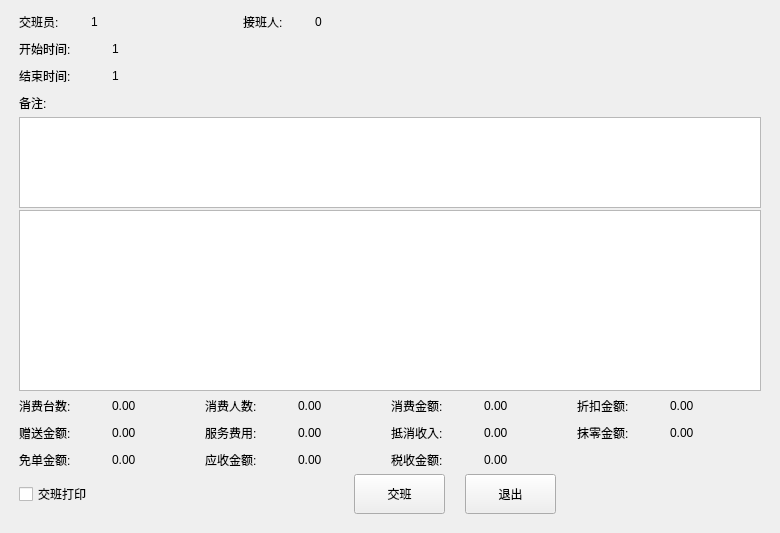
<?xml version="1.0" encoding="UTF-8"?>
<ui version="4.0">
 <class>shift_work</class>
 <widget class="QDialog" name="shift_work">
  <property name="geometry">
   <rect>
    <x>0</x>
    <y>0</y>
    <width>764</width>
    <height>533</height>
   </rect>
  </property>
  <property name="windowTitle">
   <string>Dialog</string>
  </property>
  <layout class="QVBoxLayout" name="verticalLayout_2">
   <property name="spacing">
    <number>2</number>
   </property>
   <property name="leftMargin">
    <number>9</number>
   </property>
   <property name="topMargin">
    <number>9</number>
   </property>
   <property name="rightMargin">
    <number>9</number>
   </property>
   <property name="bottomMargin">
    <number>9</number>
   </property>
   <item>
    <layout class="QVBoxLayout" name="verticalLayout" stretch="0,0,0,0,1,2,0,0">
     <property name="spacing">
      <number>2</number>
     </property>
     <property name="leftMargin">
      <number>10</number>
     </property>
     <property name="rightMargin">
      <number>10</number>
     </property>
     <property name="bottomMargin">
      <number>10</number>
     </property>
     <item>
      <layout class="QHBoxLayout" name="horizontalLayout">
       <property name="spacing">
        <number>2</number>
       </property>
       <item>
        <widget class="QLabel" name="label_2">
         <property name="sizePolicy">
          <sizepolicy hsizetype="Fixed" vsizetype="Fixed">
           <horstretch>0</horstretch>
           <verstretch>0</verstretch>
          </sizepolicy>
         </property>
         <property name="minimumSize">
          <size>
           <width>70</width>
           <height>25</height>
          </size>
         </property>
         <property name="text">
          <string>交班员:</string>
         </property>
        </widget>
       </item>
       <item>
        <widget class="QLabel" name="label_3">
         <property name="sizePolicy">
          <sizepolicy hsizetype="Fixed" vsizetype="Fixed">
           <horstretch>0</horstretch>
           <verstretch>0</verstretch>
          </sizepolicy>
         </property>
         <property name="minimumSize">
          <size>
           <width>150</width>
           <height>25</height>
          </size>
         </property>
         <property name="text">
          <string>1</string>
         </property>
        </widget>
       </item>
       <item>
        <widget class="QLabel" name="label_4">
         <property name="sizePolicy">
          <sizepolicy hsizetype="Fixed" vsizetype="Fixed">
           <horstretch>0</horstretch>
           <verstretch>0</verstretch>
          </sizepolicy>
         </property>
         <property name="minimumSize">
          <size>
           <width>70</width>
           <height>25</height>
          </size>
         </property>
         <property name="text">
          <string>接班人:</string>
         </property>
        </widget>
       </item>
       <item>
        <widget class="QLabel" name="label_5">
         <property name="sizePolicy">
          <sizepolicy hsizetype="Fixed" vsizetype="Fixed">
           <horstretch>0</horstretch>
           <verstretch>0</verstretch>
          </sizepolicy>
         </property>
         <property name="minimumSize">
          <size>
           <width>150</width>
           <height>25</height>
          </size>
         </property>
         <property name="text">
          <string>0</string>
         </property>
        </widget>
       </item>
       <item>
        <spacer name="horizontalSpacer_4">
         <property name="orientation">
          <enum>Qt::Horizontal</enum>
         </property>
         <property name="sizeHint" stdset="0">
          <size>
           <width>40</width>
           <height>20</height>
          </size>
         </property>
        </spacer>
       </item>
      </layout>
     </item>
     <item>
      <layout class="QHBoxLayout" name="horizontalLayout_3">
       <property name="spacing">
        <number>2</number>
       </property>
       <item>
        <widget class="QLabel" name="label_6">
         <property name="sizePolicy">
          <sizepolicy hsizetype="Fixed" vsizetype="Fixed">
           <horstretch>0</horstretch>
           <verstretch>0</verstretch>
          </sizepolicy>
         </property>
         <property name="minimumSize">
          <size>
           <width>91</width>
           <height>25</height>
          </size>
         </property>
         <property name="text">
          <string>开始时间:</string>
         </property>
        </widget>
       </item>
       <item>
        <widget class="QLabel" name="label_7">
         <property name="sizePolicy">
          <sizepolicy hsizetype="Expanding" vsizetype="Fixed">
           <horstretch>0</horstretch>
           <verstretch>0</verstretch>
          </sizepolicy>
         </property>
         <property name="minimumSize">
          <size>
           <width>150</width>
           <height>25</height>
          </size>
         </property>
         <property name="text">
          <string>1</string>
         </property>
        </widget>
       </item>
       <item>
        <spacer name="horizontalSpacer_3">
         <property name="orientation">
          <enum>Qt::Horizontal</enum>
         </property>
         <property name="sizeHint" stdset="0">
          <size>
           <width>40</width>
           <height>20</height>
          </size>
         </property>
        </spacer>
       </item>
      </layout>
     </item>
     <item>
      <layout class="QHBoxLayout" name="horizontalLayout_4">
       <property name="spacing">
        <number>2</number>
       </property>
       <item>
        <widget class="QLabel" name="label_9">
         <property name="sizePolicy">
          <sizepolicy hsizetype="Fixed" vsizetype="Fixed">
           <horstretch>0</horstretch>
           <verstretch>0</verstretch>
          </sizepolicy>
         </property>
         <property name="minimumSize">
          <size>
           <width>91</width>
           <height>25</height>
          </size>
         </property>
         <property name="text">
          <string>结束时间:</string>
         </property>
        </widget>
       </item>
       <item>
        <widget class="QLabel" name="label_8">
         <property name="sizePolicy">
          <sizepolicy hsizetype="Expanding" vsizetype="Fixed">
           <horstretch>0</horstretch>
           <verstretch>0</verstretch>
          </sizepolicy>
         </property>
         <property name="minimumSize">
          <size>
           <width>150</width>
           <height>25</height>
          </size>
         </property>
         <property name="text">
          <string>1</string>
         </property>
        </widget>
       </item>
       <item>
        <spacer name="horizontalSpacer_5">
         <property name="orientation">
          <enum>Qt::Horizontal</enum>
         </property>
         <property name="sizeHint" stdset="0">
          <size>
           <width>40</width>
           <height>20</height>
          </size>
         </property>
        </spacer>
       </item>
      </layout>
     </item>
     <item>
      <layout class="QHBoxLayout" name="horizontalLayout_5">
       <property name="spacing">
        <number>2</number>
       </property>
       <item>
        <widget class="QLabel" name="label_11">
         <property name="sizePolicy">
          <sizepolicy hsizetype="Fixed" vsizetype="Fixed">
           <horstretch>0</horstretch>
           <verstretch>0</verstretch>
          </sizepolicy>
         </property>
         <property name="minimumSize">
          <size>
           <width>91</width>
           <height>25</height>
          </size>
         </property>
         <property name="text">
          <string>备注:</string>
         </property>
        </widget>
       </item>
       <item>
        <widget class="QLabel" name="label_10">
         <property name="sizePolicy">
          <sizepolicy hsizetype="Expanding" vsizetype="Fixed">
           <horstretch>0</horstretch>
           <verstretch>0</verstretch>
          </sizepolicy>
         </property>
         <property name="minimumSize">
          <size>
           <width>150</width>
           <height>25</height>
          </size>
         </property>
         <property name="text">
          <string/>
         </property>
        </widget>
       </item>
       <item>
        <spacer name="horizontalSpacer_6">
         <property name="orientation">
          <enum>Qt::Horizontal</enum>
         </property>
         <property name="sizeHint" stdset="0">
          <size>
           <width>40</width>
           <height>20</height>
          </size>
         </property>
        </spacer>
       </item>
      </layout>
     </item>
     <item>
      <widget class="lds_tableView" name="tableView"/>
     </item>
     <item>
      <widget class="lds_tableView" name="tableView_2"/>
     </item>
     <item>
      <layout class="QGridLayout" name="gridLayout_2">
       <property name="spacing">
        <number>2</number>
       </property>
       <item row="0" column="0">
        <widget class="QLabel" name="label_12">
         <property name="sizePolicy">
          <sizepolicy hsizetype="Fixed" vsizetype="Fixed">
           <horstretch>0</horstretch>
           <verstretch>0</verstretch>
          </sizepolicy>
         </property>
         <property name="minimumSize">
          <size>
           <width>91</width>
           <height>25</height>
          </size>
         </property>
         <property name="text">
          <string>消费台数:</string>
         </property>
        </widget>
       </item>
       <item row="0" column="1">
        <widget class="QLabel" name="label_13">
         <property name="sizePolicy">
          <sizepolicy hsizetype="Fixed" vsizetype="Fixed">
           <horstretch>0</horstretch>
           <verstretch>0</verstretch>
          </sizepolicy>
         </property>
         <property name="minimumSize">
          <size>
           <width>91</width>
           <height>25</height>
          </size>
         </property>
         <property name="text">
          <string>0.00</string>
         </property>
        </widget>
       </item>
       <item row="0" column="2">
        <widget class="QLabel" name="label_14">
         <property name="sizePolicy">
          <sizepolicy hsizetype="Fixed" vsizetype="Fixed">
           <horstretch>0</horstretch>
           <verstretch>0</verstretch>
          </sizepolicy>
         </property>
         <property name="minimumSize">
          <size>
           <width>91</width>
           <height>25</height>
          </size>
         </property>
         <property name="text">
          <string>消费人数:</string>
         </property>
        </widget>
       </item>
       <item row="0" column="3">
        <widget class="QLabel" name="label_15">
         <property name="sizePolicy">
          <sizepolicy hsizetype="Fixed" vsizetype="Fixed">
           <horstretch>0</horstretch>
           <verstretch>0</verstretch>
          </sizepolicy>
         </property>
         <property name="minimumSize">
          <size>
           <width>91</width>
           <height>25</height>
          </size>
         </property>
         <property name="text">
          <string>0.00</string>
         </property>
        </widget>
       </item>
       <item row="0" column="4">
        <widget class="QLabel" name="label_16">
         <property name="sizePolicy">
          <sizepolicy hsizetype="Fixed" vsizetype="Fixed">
           <horstretch>0</horstretch>
           <verstretch>0</verstretch>
          </sizepolicy>
         </property>
         <property name="minimumSize">
          <size>
           <width>91</width>
           <height>25</height>
          </size>
         </property>
         <property name="text">
          <string>消费金额:</string>
         </property>
        </widget>
       </item>
       <item row="0" column="5">
        <widget class="QLabel" name="label_17">
         <property name="sizePolicy">
          <sizepolicy hsizetype="Fixed" vsizetype="Fixed">
           <horstretch>0</horstretch>
           <verstretch>0</verstretch>
          </sizepolicy>
         </property>
         <property name="minimumSize">
          <size>
           <width>91</width>
           <height>25</height>
          </size>
         </property>
         <property name="text">
          <string>0.00</string>
         </property>
        </widget>
       </item>
       <item row="0" column="6">
        <widget class="QLabel" name="label_18">
         <property name="sizePolicy">
          <sizepolicy hsizetype="Fixed" vsizetype="Fixed">
           <horstretch>0</horstretch>
           <verstretch>0</verstretch>
          </sizepolicy>
         </property>
         <property name="minimumSize">
          <size>
           <width>91</width>
           <height>25</height>
          </size>
         </property>
         <property name="text">
          <string>折扣金额:</string>
         </property>
        </widget>
       </item>
       <item row="0" column="7">
        <widget class="QLabel" name="label_19">
         <property name="sizePolicy">
          <sizepolicy hsizetype="Fixed" vsizetype="Fixed">
           <horstretch>0</horstretch>
           <verstretch>0</verstretch>
          </sizepolicy>
         </property>
         <property name="minimumSize">
          <size>
           <width>91</width>
           <height>25</height>
          </size>
         </property>
         <property name="text">
          <string>0.00</string>
         </property>
        </widget>
       </item>
       <item row="1" column="0">
        <widget class="QLabel" name="label_21">
         <property name="sizePolicy">
          <sizepolicy hsizetype="Fixed" vsizetype="Fixed">
           <horstretch>0</horstretch>
           <verstretch>0</verstretch>
          </sizepolicy>
         </property>
         <property name="minimumSize">
          <size>
           <width>91</width>
           <height>25</height>
          </size>
         </property>
         <property name="text">
          <string>赠送金额:</string>
         </property>
        </widget>
       </item>
       <item row="1" column="1">
        <widget class="QLabel" name="label_23">
         <property name="sizePolicy">
          <sizepolicy hsizetype="Fixed" vsizetype="Fixed">
           <horstretch>0</horstretch>
           <verstretch>0</verstretch>
          </sizepolicy>
         </property>
         <property name="minimumSize">
          <size>
           <width>91</width>
           <height>25</height>
          </size>
         </property>
         <property name="text">
          <string>0.00</string>
         </property>
        </widget>
       </item>
       <item row="1" column="2">
        <widget class="QLabel" name="label_20">
         <property name="sizePolicy">
          <sizepolicy hsizetype="Fixed" vsizetype="Fixed">
           <horstretch>0</horstretch>
           <verstretch>0</verstretch>
          </sizepolicy>
         </property>
         <property name="minimumSize">
          <size>
           <width>91</width>
           <height>25</height>
          </size>
         </property>
         <property name="text">
          <string>服务费用:</string>
         </property>
        </widget>
       </item>
       <item row="1" column="3">
        <widget class="QLabel" name="label_27">
         <property name="sizePolicy">
          <sizepolicy hsizetype="Fixed" vsizetype="Fixed">
           <horstretch>0</horstretch>
           <verstretch>0</verstretch>
          </sizepolicy>
         </property>
         <property name="minimumSize">
          <size>
           <width>91</width>
           <height>25</height>
          </size>
         </property>
         <property name="text">
          <string>0.00</string>
         </property>
        </widget>
       </item>
       <item row="1" column="4">
        <widget class="QLabel" name="label_24">
         <property name="sizePolicy">
          <sizepolicy hsizetype="Fixed" vsizetype="Fixed">
           <horstretch>0</horstretch>
           <verstretch>0</verstretch>
          </sizepolicy>
         </property>
         <property name="minimumSize">
          <size>
           <width>91</width>
           <height>25</height>
          </size>
         </property>
         <property name="text">
          <string>抵消收入:</string>
         </property>
        </widget>
       </item>
       <item row="1" column="5">
        <widget class="QLabel" name="label_25">
         <property name="sizePolicy">
          <sizepolicy hsizetype="Fixed" vsizetype="Fixed">
           <horstretch>0</horstretch>
           <verstretch>0</verstretch>
          </sizepolicy>
         </property>
         <property name="minimumSize">
          <size>
           <width>91</width>
           <height>25</height>
          </size>
         </property>
         <property name="text">
          <string>0.00</string>
         </property>
        </widget>
       </item>
       <item row="1" column="6">
        <widget class="QLabel" name="label_26">
         <property name="sizePolicy">
          <sizepolicy hsizetype="Fixed" vsizetype="Fixed">
           <horstretch>0</horstretch>
           <verstretch>0</verstretch>
          </sizepolicy>
         </property>
         <property name="minimumSize">
          <size>
           <width>91</width>
           <height>25</height>
          </size>
         </property>
         <property name="text">
          <string>抹零金额:</string>
         </property>
        </widget>
       </item>
       <item row="1" column="7">
        <widget class="QLabel" name="label_22">
         <property name="sizePolicy">
          <sizepolicy hsizetype="Fixed" vsizetype="Fixed">
           <horstretch>0</horstretch>
           <verstretch>0</verstretch>
          </sizepolicy>
         </property>
         <property name="minimumSize">
          <size>
           <width>91</width>
           <height>25</height>
          </size>
         </property>
         <property name="text">
          <string>0.00</string>
         </property>
        </widget>
       </item>
       <item row="2" column="0">
        <widget class="QLabel" name="label_29">
         <property name="sizePolicy">
          <sizepolicy hsizetype="Fixed" vsizetype="Fixed">
           <horstretch>0</horstretch>
           <verstretch>0</verstretch>
          </sizepolicy>
         </property>
         <property name="minimumSize">
          <size>
           <width>91</width>
           <height>25</height>
          </size>
         </property>
         <property name="text">
          <string>免单金额:</string>
         </property>
        </widget>
       </item>
       <item row="2" column="1">
        <widget class="QLabel" name="label_31">
         <property name="sizePolicy">
          <sizepolicy hsizetype="Fixed" vsizetype="Fixed">
           <horstretch>0</horstretch>
           <verstretch>0</verstretch>
          </sizepolicy>
         </property>
         <property name="minimumSize">
          <size>
           <width>91</width>
           <height>25</height>
          </size>
         </property>
         <property name="text">
          <string>0.00</string>
         </property>
        </widget>
       </item>
       <item row="2" column="2">
        <widget class="QLabel" name="label_28">
         <property name="sizePolicy">
          <sizepolicy hsizetype="Fixed" vsizetype="Fixed">
           <horstretch>0</horstretch>
           <verstretch>0</verstretch>
          </sizepolicy>
         </property>
         <property name="minimumSize">
          <size>
           <width>91</width>
           <height>25</height>
          </size>
         </property>
         <property name="text">
          <string>应收金额:</string>
         </property>
        </widget>
       </item>
       <item row="2" column="3">
        <widget class="QLabel" name="label_35">
         <property name="sizePolicy">
          <sizepolicy hsizetype="Fixed" vsizetype="Fixed">
           <horstretch>0</horstretch>
           <verstretch>0</verstretch>
          </sizepolicy>
         </property>
         <property name="minimumSize">
          <size>
           <width>91</width>
           <height>25</height>
          </size>
         </property>
         <property name="text">
          <string>0.00</string>
         </property>
        </widget>
       </item>
       <item row="2" column="4">
        <widget class="QLabel" name="label_32">
         <property name="sizePolicy">
          <sizepolicy hsizetype="Fixed" vsizetype="Fixed">
           <horstretch>0</horstretch>
           <verstretch>0</verstretch>
          </sizepolicy>
         </property>
         <property name="minimumSize">
          <size>
           <width>91</width>
           <height>25</height>
          </size>
         </property>
         <property name="text">
          <string>税收金额:</string>
         </property>
        </widget>
       </item>
       <item row="2" column="5" colspan="2">
        <widget class="QLabel" name="label_33">
         <property name="sizePolicy">
          <sizepolicy hsizetype="Fixed" vsizetype="Fixed">
           <horstretch>0</horstretch>
           <verstretch>0</verstretch>
          </sizepolicy>
         </property>
         <property name="minimumSize">
          <size>
           <width>91</width>
           <height>25</height>
          </size>
         </property>
         <property name="text">
          <string>0.00</string>
         </property>
        </widget>
       </item>
      </layout>
     </item>
     <item>
      <layout class="QHBoxLayout" name="horizontalLayout_2">
       <property name="spacing">
        <number>20</number>
       </property>
       <item>
        <widget class="QCheckBox" name="checkBox_17">
         <property name="sizePolicy">
          <sizepolicy hsizetype="Fixed" vsizetype="Fixed">
           <horstretch>0</horstretch>
           <verstretch>0</verstretch>
          </sizepolicy>
         </property>
         <property name="minimumSize">
          <size>
           <width>110</width>
           <height>40</height>
          </size>
         </property>
         <property name="text">
          <string>交班打印</string>
         </property>
        </widget>
       </item>
       <item>
        <spacer name="horizontalSpacer">
         <property name="orientation">
          <enum>Qt::Horizontal</enum>
         </property>
         <property name="sizeHint" stdset="0">
          <size>
           <width>40</width>
           <height>20</height>
          </size>
         </property>
        </spacer>
       </item>
       <item>
        <widget class="QPushButton" name="pushButton_4">
         <property name="sizePolicy">
          <sizepolicy hsizetype="Fixed" vsizetype="Fixed">
           <horstretch>0</horstretch>
           <verstretch>0</verstretch>
          </sizepolicy>
         </property>
         <property name="minimumSize">
          <size>
           <width>91</width>
           <height>40</height>
          </size>
         </property>
         <property name="focusPolicy">
          <enum>Qt::NoFocus</enum>
         </property>
         <property name="text">
          <string>交班</string>
         </property>
         <property name="outer_stylesheet" stdset="0">
          <string>pushbutton</string>
         </property>
        </widget>
       </item>
       <item>
        <widget class="QPushButton" name="pushButton_5">
         <property name="sizePolicy">
          <sizepolicy hsizetype="Fixed" vsizetype="Fixed">
           <horstretch>0</horstretch>
           <verstretch>0</verstretch>
          </sizepolicy>
         </property>
         <property name="minimumSize">
          <size>
           <width>91</width>
           <height>40</height>
          </size>
         </property>
         <property name="focusPolicy">
          <enum>Qt::NoFocus</enum>
         </property>
         <property name="text">
          <string>退出</string>
         </property>
         <property name="outer_stylesheet" stdset="0">
          <string>pushbutton</string>
         </property>
        </widget>
       </item>
       <item>
        <spacer name="horizontalSpacer_2">
         <property name="orientation">
          <enum>Qt::Horizontal</enum>
         </property>
         <property name="sizeHint" stdset="0">
          <size>
           <width>40</width>
           <height>20</height>
          </size>
         </property>
        </spacer>
       </item>
      </layout>
     </item>
    </layout>
   </item>
  </layout>
 </widget>
 <customwidgets>
  <customwidget>
   <class>lds_tableView</class>
   <extends>QTableView</extends>
   <header>lds_tableview.h</header>
  </customwidget>
 </customwidgets>
 <resources/>
 <connections/>
</ui>
